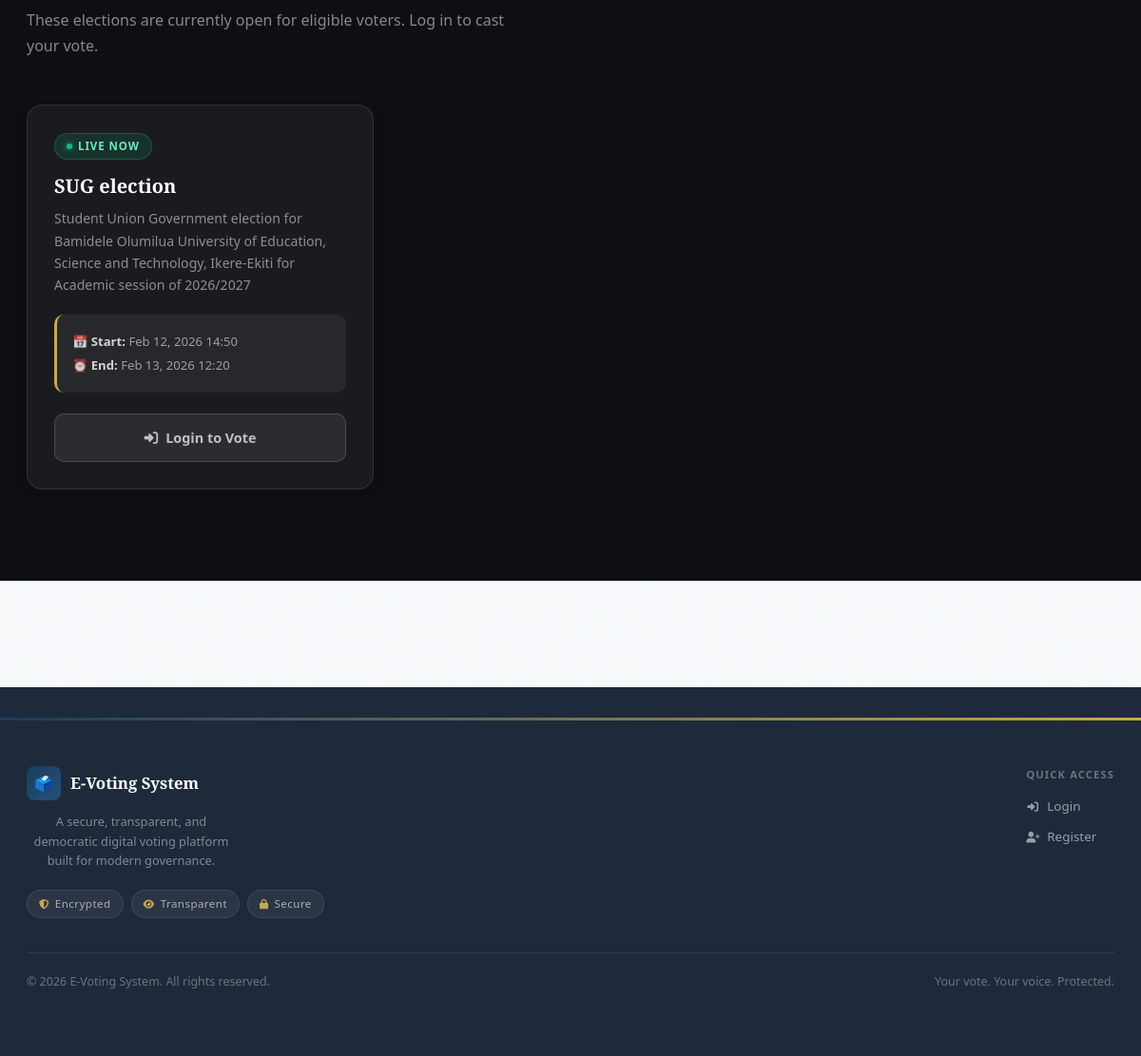
The app's page / (lower part), older data.
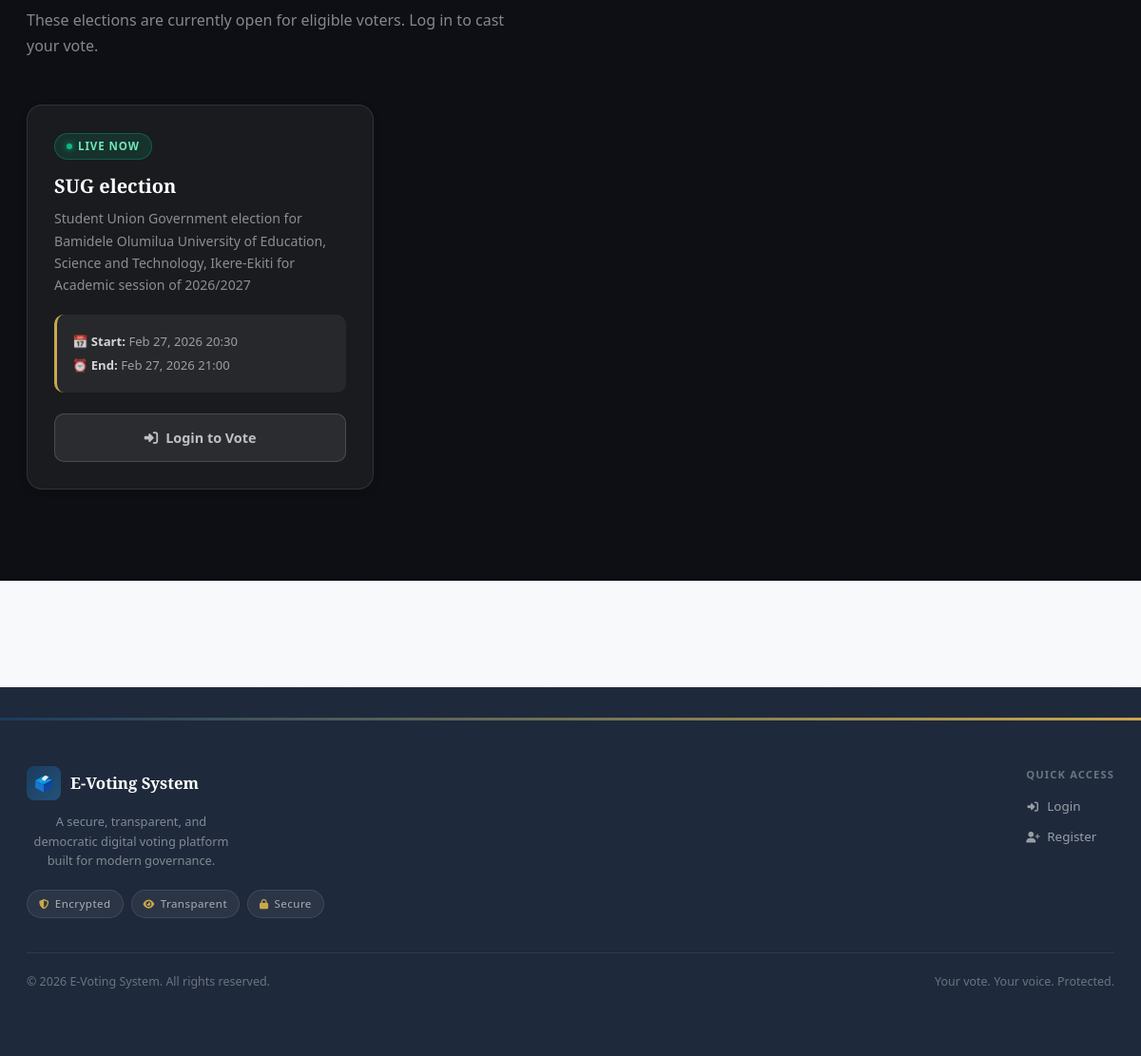
The same page, newer data.
### voting/models.py (models this page shows, shortened)
class Election(models.Model):
    title = models.CharField(max_length=200)
    description = models.TextField()
    start_date = models.DateTimeField()
    end_date = models.DateTimeField()
    is_active = models.BooleanField(default=True)
    created_at = models.DateTimeField(auto_now_add=True)

### voting/views.py (the view)
# urls.py: path('', views.index, name='index'),
def index(request):
    elections = Election.objects.filter(is_active=True).order_by('-start_date')[:3]
    return render(request, 'voting/index.html', {'elections': elections})

### voting/templates/voting/index.html (shortened to what this page needs)
{% extends 'voting/base.html' %}
{% block content %}
{% if elections %}
<section class="elections-section">
    <div class="section-inner">
        <p class="section-desc">These elections are currently open for eligible voters. Log in to cast your vote.</p>
        <div class="elections-grid">
            {% for election in elections %}
            <div class="election-card">
                <span class="election-card-tag">Live Now</span>
                <h3>{{ election.title }}</h3>
                <p>{{ election.description|truncatewords:20 }}</p>
                <div class="election-dates">
                    <p><strong>📅 Start:</strong> {{ election.start_date|date:"M d, Y H:i" }}</p>
                    <p><strong>⏰ End:</strong> {{ election.end_date|date:"M d, Y H:i" }}</p>
                </div>
                {% if user.is_authenticated %}
                <a href="{% url 'vote' election.id %}" class="btn-election btn-election-primary">
                    <i class="fas fa-vote-yea"></i> Vote Now
                </a>
                {% else %}
                <a href="{% url 'login' %}" class="btn-election btn-election-ghost">
                    <i class="fas fa-sign-in-alt"></i> Login to Vote
                </a>
                {% endif %}
            </div>
            {% endfor %}
        </div>
    </div>
</section>
{% endif %}
{% endblock %}

### voting/templates/voting/base.html (shortened to what this page needs)
<!DOCTYPE html>
<html lang="en">
<head>
    <link rel="stylesheet" href="https://cdnjs.cloudflare.com/ajax/libs/font-awesome/6.4.0/css/all.min.css">
    <link href="https://cdn.jsdelivr.net/npm/bootstrap@5.3.0/dist/css/bootstrap.min.css" rel="stylesheet">
    <link rel="stylesheet" href="/static/voting/css/style.css">
</head>
<body>
    <main>
        {% block content %}
        {% endblock %}
    </main>
    <footer class="footer">
        <div class="footer-gold-line"></div>
        <div class="footer-inner">
            <div>
                <div class="footer-brand">
                    <span class="footer-brand-icon">🗳️</span>
                    <span class="footer-brand-name">E-Voting System</span>
                </div>
                <p class="footer-tagline">
                    A secure, transparent, and democratic digital voting platform built for modern governance.
                </p>
                <div class="footer-badges">
                    <span class="footer-badge"><i class="fas fa-shield-alt"></i> Encrypted</span>
                    <span class="footer-badge"><i class="fas fa-eye"></i> Transparent</span>
                    <span class="footer-badge"><i class="fas fa-lock"></i> Secure</span>
                </div>
            </div>
            <div>
                <p style="font-size:0.7rem;font-weight:600;letter-spacing:0.1em;text-transform:uppercase;color:rgba(255,255,255,0.35);margin-bottom:14px;">Quick Access</p>
                <div style="display:flex;flex-direction:column;gap:10px;">
                    {% if user.is_authenticated %}
                    <a href="{% url 'dashboard' %}" style="color:rgba(255,255,255,0.55);text-decoration:none;font-size:0.84rem;display:flex;align-items:center;gap:8px;transition:color .2s;" onmouseover="this.style.color='#c9a84c'" onmouseout="this.style.color='rgba(255,255,255,0.55)'">
                        <i class="fas fa-th-large" style="font-size:0.72rem;width:14px;"></i> Dashboard
                    </a>
                    <a href="{% url 'logout' %}" style="color:rgba(255,255,255,0.55);text-decoration:none;font-size:0.84rem;display:flex;align-items:center;gap:8px;transition:color .2s;" onmouseover="this.style.color='#c9a84c'" onmouseout="this.style.color='rgba(255,255,255,0.55)'">
                        <i class="fas fa-sign-out-alt" style="font-size:0.72rem;width:14px;"></i> Logout
                    </a>
                    {% else %}
                    <a href="{% url 'login' %}" style="color:rgba(255,255,255,0.55);text-decoration:none;font-size:0.84rem;display:flex;align-items:center;gap:8px;transition:color .2s;" onmouseover="this.style.color='#c9a84c'" onmouseout="this.style.color='rgba(255,255,255,0.55)'">
                        <i class="fas fa-sign-in-alt" style="font-size:0.72rem;width:14px;"></i> Login
                    </a>
                    <a href="{% url 'register' %}" style="color:rgba(255,255,255,0.55);text-decoration:none;font-size:0.84rem;display:flex;align-items:center;gap:8px;transition:color .2s;" onmouseover="this.style.color='#c9a84c'" onmouseout="this.style.color='rgba(255,255,255,0.55)'">
                        <i class="fas fa-user-plus" style="font-size:0.72rem;width:14px;"></i> Register
                    </a>
                    {% endif %}
                </div>
            </div>
        </div>
        <div class="footer-divider"></div>
        <div class="footer-bottom">
            <p class="footer-copy">© 2026 E-Voting System. All rights reserved.</p>
            <p class="footer-copy">Your vote. Your voice. Protected.</p>
        </div>
    </footer>
</body>
</html>

### voting/static/voting/css/style.css (style rules this page uses)
* { margin: 0; padding: 0; box-sizing: border-box; }
:root { --primary: #2563eb; --primary-dark: #1e40af; --secondary: #64748b; --success: #10b981; --danger: #ef4444; --warning: #f59e0b; --light: #f8fafc; --dark: #1e293b; --border: #e2e8f0; }
body { font-family: 'Segoe UI', Tahoma, Geneva, Verdana, sans-serif; line-height: 1.6; color: var(--dark); background-color: var(--light); }
.elections-grid { display: grid; grid-template-columns: repeat(auto-fill, minmax(300px, 1fr)); gap: 2rem; }
.election-card { background: white; border-radius: 12px; padding: 2rem; box-shadow: 0 2px 8px rgba(0,0,0,0.1); transition: transform 0.3s; }
.election-card h3 { color: var(--primary); margin-bottom: 1rem; }
.election-dates { margin: 1rem 0; padding: 1rem; background: var(--light); border-radius: 8px; }
.elections-section { margin-bottom: 3rem; }
.footer { background: var(--dark); color: white; text-align: center; padding: 2rem 0; margin-top: 4rem; }

### voting/templates/voting/base.html (style rules this page uses)
:root { --ink: #0d0f14; --surface: #f5f4f0; --card: #ffffff; --accent: #1a3c5e; --gold: #c9a84c; --gold-light: #f0d98c; --muted: #6b7280; --border: #e2ddd6; --success: #155e3e; --danger: #8b1a1a; --warning: #78500a; --info: #1a3660; --radius: 12px; --nav-h: 72px; --transition: 0.28s cubic-bezier(.4,0,.2,1); }
*, *::before, *::after { box-sizing: border-box; margin: 0; padding: 0; }
html { background: var(--surface); scroll-behavior: smooth; }
body { font-family: 'DM Sans', sans-serif; font-weight: 400; color: var(--ink); background: var(--surface); min-height: 100vh; display: flex; flex-direction: column; }
main { flex: 1; }
.footer { margin-top: 80px; background: var(--ink); color: rgba(255,255,255,0.85); }
.footer-inner { max-width: 1200px; margin: 0 auto; padding: 48px 28px 36px; display: flex; justify-content: space-between; align-items: flex-start; gap: 40px; flex-wrap: wrap; }
.footer-brand { display: flex; align-items: center; gap: 10px; }
.footer-brand-icon { width: 36px; height: 36px; background: linear-gradient(135deg, var(--accent) 0%, #24527a 100%); border-radius: 8px; display: flex; align-items: center; justify-content: center; font-size: 1rem; }
.footer-brand-name { font-family: 'Playfair Display', serif; font-size: 1.05rem; font-weight: 700; color: #fff; }
.footer-tagline { margin-top: 12px; font-size: 0.8rem; color: rgba(255,255,255,0.45); line-height: 1.6; max-width: 220px; }
.footer-badges { display: flex; gap: 8px; flex-wrap: wrap; margin-top: 20px; }
.footer-badge { display: flex; align-items: center; gap: 6px; padding: 5px 12px; border-radius: 20px; background: rgba(255,255,255,0.06); border: 1px solid rgba(255,255,255,0.1); font-size: 0.72rem; font-weight: 500; color: rgba(255,255,255,0.6); letter-spacing: 0.04em; }
.footer-badge i { color: var(--gold); font-size: 0.65rem; }
.footer-divider { height: 1px; background: rgba(255,255,255,0.08); max-width: 1200px; margin: 0 28px; }
.footer-bottom { max-width: 1200px; margin: 0 auto; padding: 20px 28px; display: flex; justify-content: space-between; align-items: center; flex-wrap: wrap; gap: 8px; }
.footer-copy { font-size: 0.78rem; color: rgba(255,255,255,0.35); }
.footer-gold-line { height: 3px; background: linear-gradient(90deg, var(--accent), var(--gold), var(--accent)); background-size: 200% 100%; animation: shimmer 4s linear infinite; }

Row changes from the older to the newer data that the page shows:
changed Election "SUG election": start_date "Feb 12, 2026 14:50" → "Feb 27, 2026 20:30"; end_date "Feb 13, 2026 12:20" → "Feb 27, 2026 21:00"
